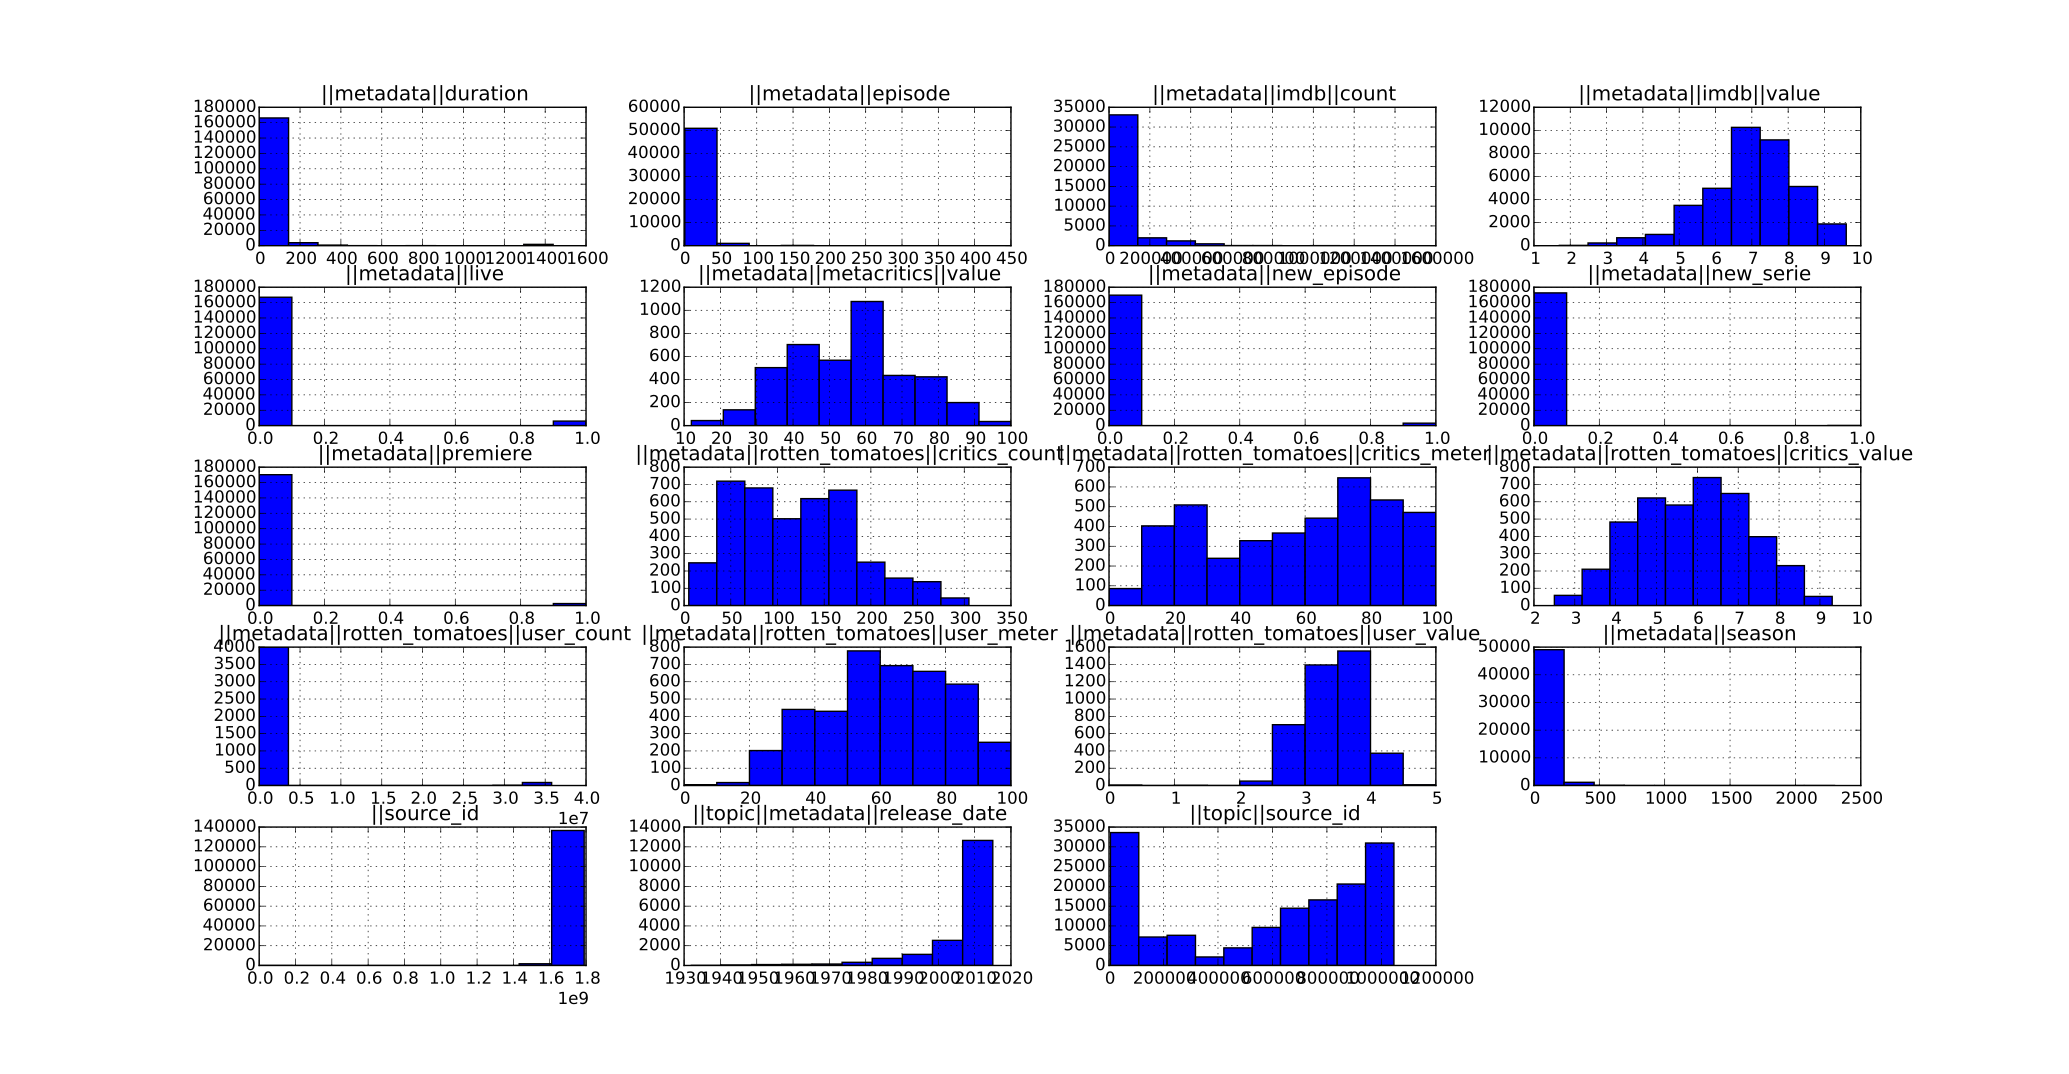

This chart was generated by the following Python code:
import pandas as pd
import numpy as np
import matplotlib.pyplot as plt

csvfile = "../io/phoenix.event.csv"

df = pd.read_csv(csvfile)
df.hist()
plt.show()
